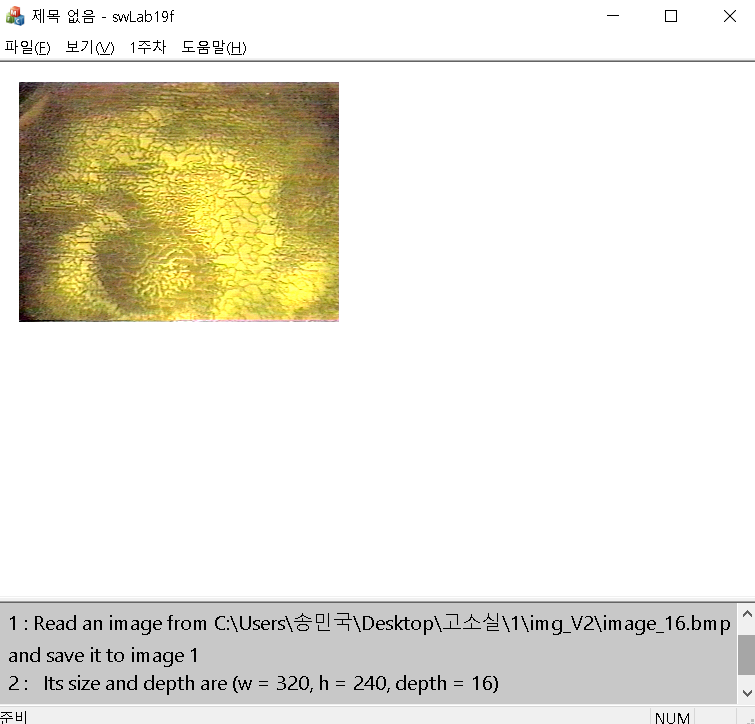
//> input picture MFC_1_read_img.PNG, 755 x 724 px
$ ./s151560L02_Median MFC_1_read_img.PNG   (built with g++ and OpenCV 4)
//> lines starting //> are read from the running program, lines starting //| are printed output that depends on the picture
#pragma once
#include <iostream>
#include <time.h>// 시간 측정 위해서
#include <opencv2/core.hpp>
#include <opencv2/highgui.hpp>
#include <opencv2/imgproc.hpp>

using namespace cv;

Mat input_im, dst;
clock_t start_time, end_time;

void binaryThresholding_opencvCommand(int kernelsize, void *userData);
void medianFiltering_opencvCommand(int kernelsize, void *userData);

string type2str(int type);

using namespace std;

void medianFiltering_opencvCommand(int kernelsize, void *userData)
{
	string &win_name = *(static_cast<string*>(userData));

	start_time = clock();

	int kSize;
	if (kernelsize < 3) {
		kSize = 1;
	}
	else if (kernelsize % 2 == 0) {
		kSize = kernelsize - 1;
	}
	else {
		kSize = kernelsize;
	}

	medianBlur(input_im, dst, kSize);

	end_time = clock();
	cout << "KernelSize : " << kSize << ", Exec Time : " << (double)(end_time - start_time) << " (msec)" << endl;

	imshow(win_name, dst);
}

void binaryThresholding_opencvCommand(int threshold_value, void *userData)
{
	string &win_name = *(static_cast<string*>(userData));

	start_time = clock();

	threshold(input_im, dst, threshold_value, 255, THRESH_BINARY);

	end_time = clock();
	cout << "Threshold value : " << threshold_value << ", Exec Time : " << (double)(end_time - start_time) << " (msec)" << endl;

	imshow(win_name, dst);
}


string type2str(int type) {
	// https://stackoverflow.com/questions/10167534/how-to-find-out-what-type-of-a-mat-object-is-with-mattype-in-opencv
	string r;

	uchar depth = type & CV_MAT_DEPTH_MASK;
	uchar chans = 1 + (type >> CV_CN_SHIFT);

	switch (depth) {
	case CV_8U:  r = "8U"; break;
	case CV_8S:  r = "8S"; break;
	case CV_16U: r = "16U"; break;
	case CV_16S: r = "16S"; break;
	case CV_32S: r = "32S"; break;
	case CV_32F: r = "32F"; break;
	case CV_64F: r = "64F"; break;
	default:     r = "User"; break;
	}

	r += "C";
	r += (chans + '0');

	return r;
}

int main(int argc, char *argv[])
{
	if (argc != 2) {
		cout << "[프로그램 사용법]" << endl;
		cout << "명령문 : swLab19f.exe lena_24.bmp" << endl;
		return 0;
	}

	//파일 주소는 argv[1]로 들어옴
	input_im = imread(argv[1], CV_LOAD_IMAGE_GRAYSCALE);
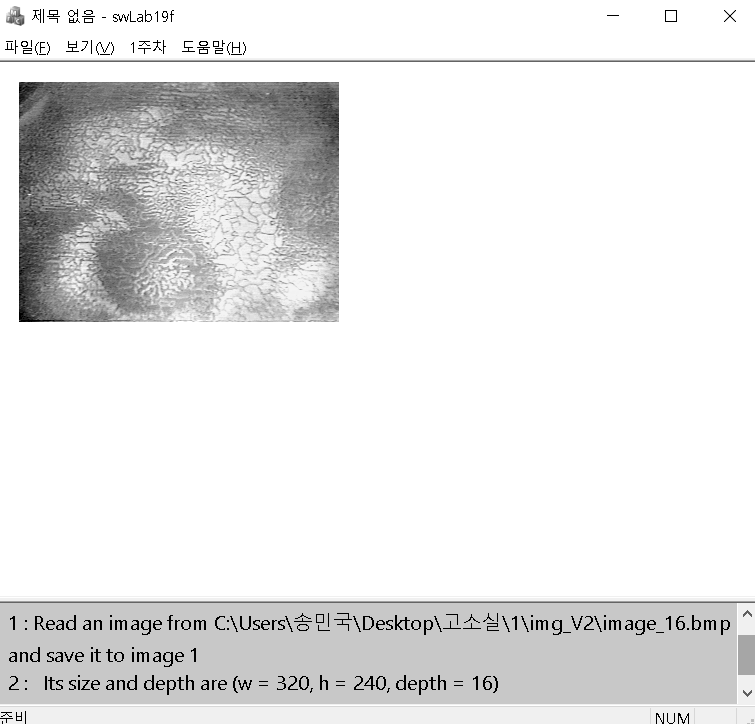
//> input_im: 724 rows x 755 cols, CV_8UC1; min 0, max 255, mean 230.4
	if (input_im.empty())
	{
		cout << "File open Error!" << endl;
		return -1;
	}
	cout << "Image size :" << input_im.size() << ", Type:" << type2str(input_im.type()) << endl;
//| Image size :[755 x 724], Type:8UC1
	cout << "OpenCV Function" << endl;

	string window_name = "Median Filtering Window";
	namedWindow(window_name);

	//Create track bar to change kernel size
	int start_value = 0;
	int max_value = 15;

	createTrackbar("KernelValue", window_name, &start_value, max_value, medianFiltering_opencvCommand, static_cast<void*>(&window_name));
//> slider 'KernelValue' is set to 5

	imshow(window_name, input_im);
	waitKey(0);
//> in medianFiltering_opencvCommand, `medianBlur(input_im, dst, kSize);`:
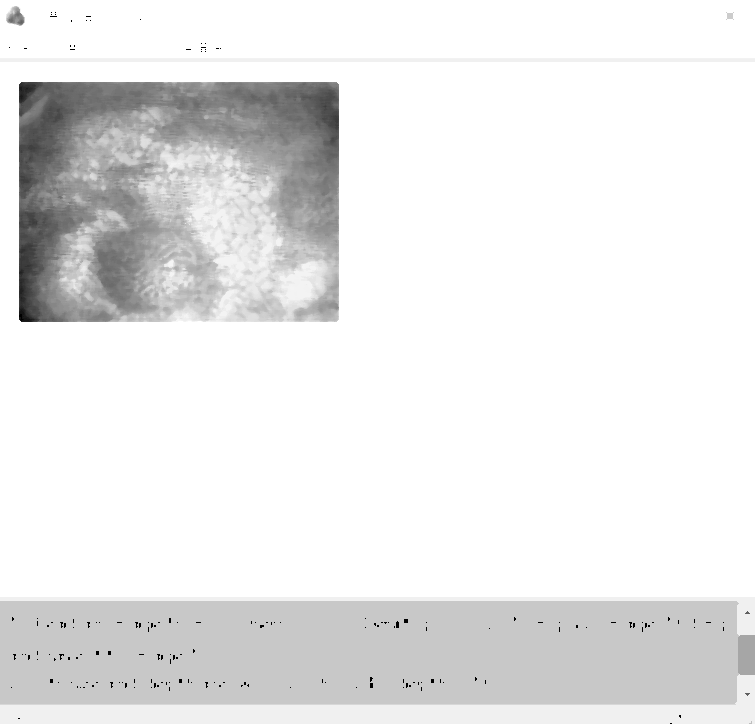
//> dst: 724 rows x 755 cols, CV_8UC1; min 0, max 255, mean 233.1

	return 0;
}
